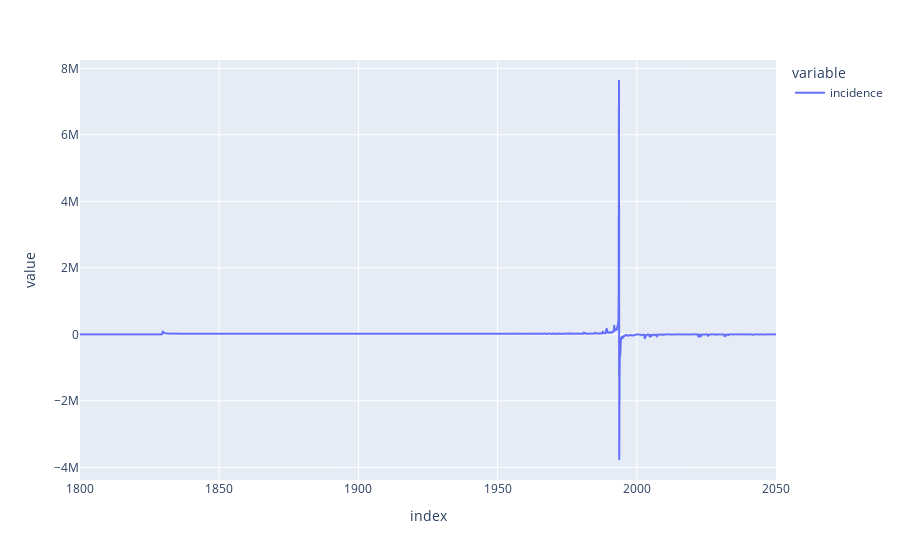

Here is the notebook cell this chart was saved with:
### Code cell
df['incidence'].plot()

### Figure 1 — Plotly figure (JSON) as saved in the notebook; plotly's stock layout.template omitted (floating-point values rounded to 4 significant figures; data arrays with more than 128 entries replaced by an {"elided": "..."} marker saying what was removed)
{"data": [{"hovertemplate": "variable=incidence<br>index=%{x}<br>value=%{y}<extra></extra>", "legendgroup": "incidence", "line": {"color": "#636efa", "dash": "solid"}, "marker": {"symbol": "circle"}, "mode": "lines", "name": "incidence", "showlegend": true, "type": "scattergl", "x": {"elided": "2501 float values"}, "xaxis": "x", "y": {"elided": "2501 float values"}, "yaxis": "y"}], "layout": {"legend": {"title": {"text": "variable"}, "tracegroupgap": 0}, "margin": {"t": 60}, "xaxis": {"anchor": "y", "domain": [0, 1], "title": {"text": "index"}}, "yaxis": {"anchor": "x", "domain": [0, 1], "title": {"text": "value"}}}}
